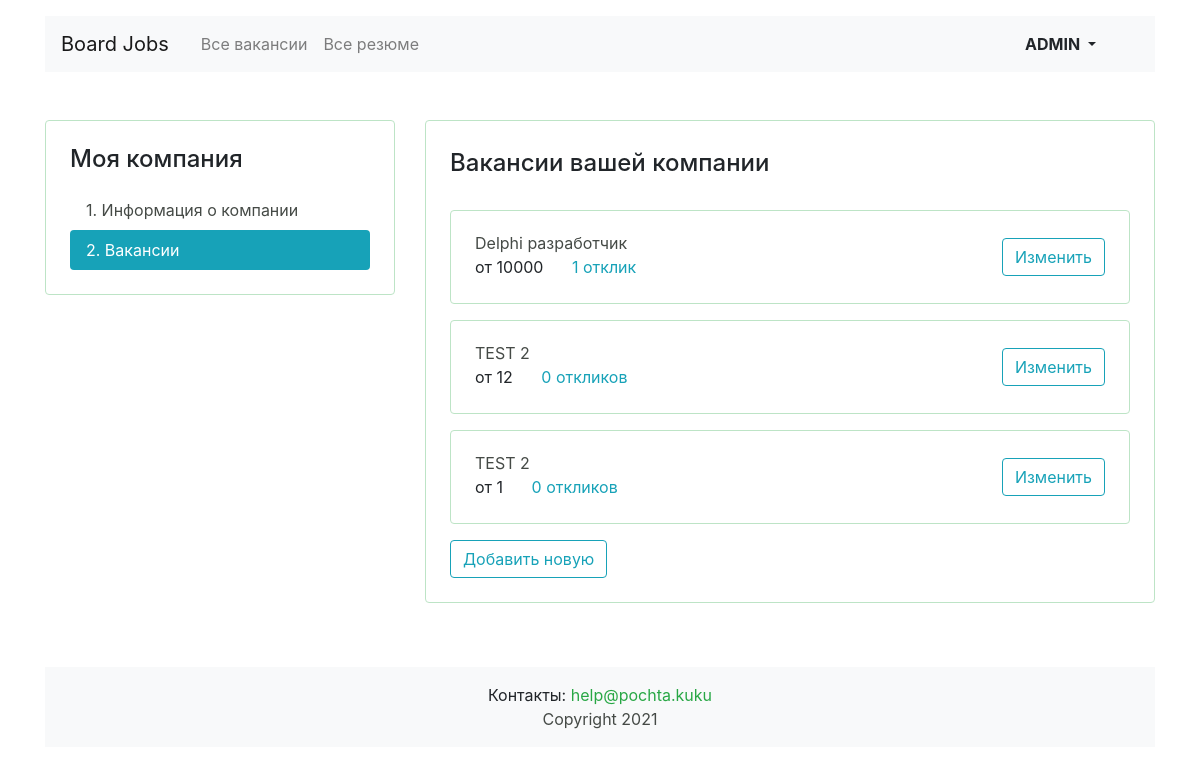
/mycompany/vacancies/ (signed in), run on an earlier commit of the app's database.
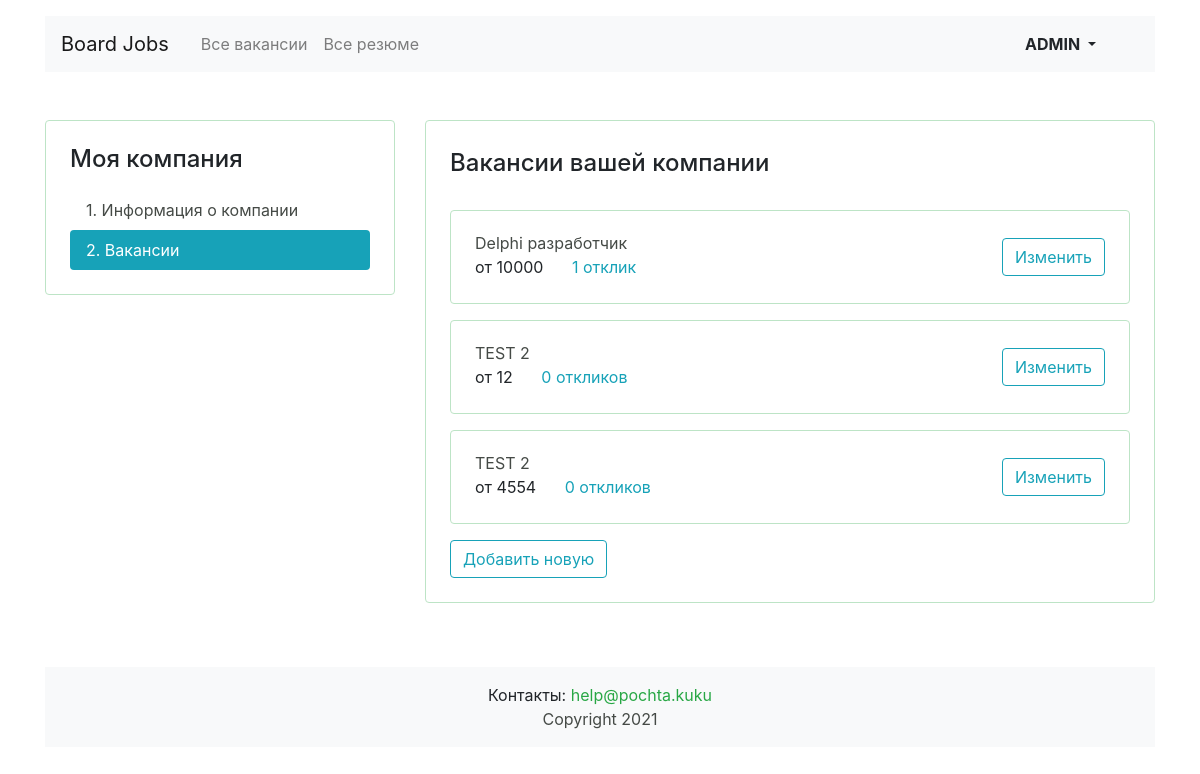
And on a later commit of the database.
### vacancies/models.py (models this page shows, shortened)
class Vacancy(models.Model):
    title = models.CharField("название вакансии", max_length=100, db_index=True)
    skills = models.CharField("навыки", max_length=500)
    description = models.TextField("описание вакансии", max_length=10000, db_index=True)
    salary_min = models.IntegerField("зарплата от")
    salary_max = models.IntegerField("зарплата до")
    published_at = models.DateField("опубликовано", auto_now_add=True)
    company = models.ForeignKey(Company,
                                on_delete=models.CASCADE, related_name="vacancies", verbose_name="компания")
    specialty = models.ForeignKey(Specialty,
                                  on_delete=models.PROTECT, related_name="vacancies", verbose_name="специализация")
    class Meta:
        verbose_name = "вакансия"
        verbose_name_plural = "вакансии"
        ordering = ['id']

### vacancies/views.py (the view)
# urls.py: path('mycompany/vacancies/', MyVacanciesView.as_view(), name='my_vacancies'),  # мои вакансии - список
class MyVacanciesView(LoginRequiredMixin, ListView):
    template_name = 'vacancies/company/vacancy-list.html'
    model = Vacancy
    context_object_name = 'vacancies'
    def get_queryset(self):
        company_id = get_object_or_404(Company, owner_id=self.request.user.id)
        return Vacancy.objects.filter(company_id=company_id).annotate(application_count=Count('applications'))

### vacancies/templatetags/my_filters.py (called while the page is built)
@register.filter()
def ru_pluralize(number: Union[int, str], arg: str = 'текст, тексты, текстов'):
    nominative_singular, nominative_plural, genitive_plural = arg.split(', ')
    number = abs(int(number))
    if (number % 10) == 1 and number % 100 != 11:
        return f'{number} {nominative_singular}'
    elif 2 <= number % 10 <= 4 and number // 10 % 10 != 1:
        return f'{number} {nominative_plural}'
    else:
        return f'{number} {genitive_plural}'

### vacancies/templates/vacancies/company/vacancy-list.html (shortened to what this page needs)
{% extends 'vacancies/base.html' %}
{% load my_filters %}
{% block container %}
    <main class="container mt-3 pb-5">
        <div class="row mt-5">
            {% include 'vacancies/company/menu_left.html' %}
            <div class="col-12 col-lg-8">
                <div class="card">
                    <div class="card-body px-4 pb-4">
                        <section class="tab-pane fade show active">
                            {% if not vacancies %}
                                <p class="alert alert-primary " role="alert">У вас еще нет вакансий. Хотите добавить
                                    новую?</p>
                                <div class="col-6 col-lg-4">
                                    <a href="{% url 'my_vacancy_empty_form' %}"
                                       class="btn btn-outline-info text-center">Хочу</a>
                                </div>
                            {% else %}
                                <h2 class="h4 pt-2 pb-3">Вакансии вашей компании</h2>
                                {% for vacancy in vacancies %}
                                    <div class="card mt-3">
                                        <div class="card-body px-4">
                                            <div class="row align-items-center">
                                                <div class="col-6 col-lg-8">
                                                    <a href="{% url 'vacancy' vacancy.id %}"
                                                       class="mb-1">{{ vacancy.title }}</a>
                                                    <p class="mb-1">
                                                        <span class="mr-4">от {{ vacancy.salary_min }}</span>
                                                        <a href="{% url 'my_vacancy_form' vacancy.id %}#application-sents"
                                                           class="text-info">{{ vacancy.application_count|ru_pluralize:'отклик, отклика, откликов' }}
                                                        </a>
                                                    </p>
                                                </div>
                                                <div class="col-6 col-lg-4 text-right">
                                                    <a href="{% url 'my_vacancy_form' vacancy.id %}"
                                                       class="btn btn-outline-info">Изменить</a>
                                                </div>
                                            </div>
                                        </div>
                                    </div>
                                {% endfor %}
                                <a href="{% url 'my_vacancy_empty_form' %}"
                                   class="btn btn-outline-info text-center mt-3">Добавить новую</a>
                            {% endif %}
                        </section>
                    </div>
                </div>
            </div>
        </div>
    </main>
{% endblock %}

What changed in the data, as far as the page shows it:
removed Vacancy: title "TEST 2", salary_min "1", application_count|ru_pluralize "0 откликов"
added Vacancy: title "TEST 2", salary_min "4554", application_count|ru_pluralize "0 откликов"
